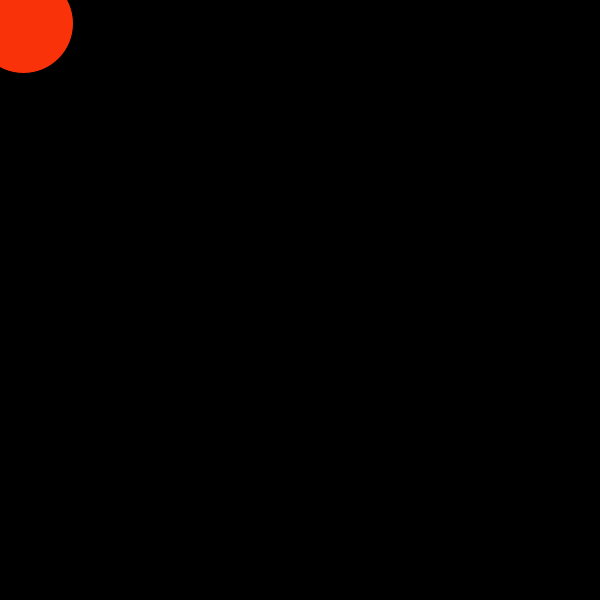
Frame 1 (no input)
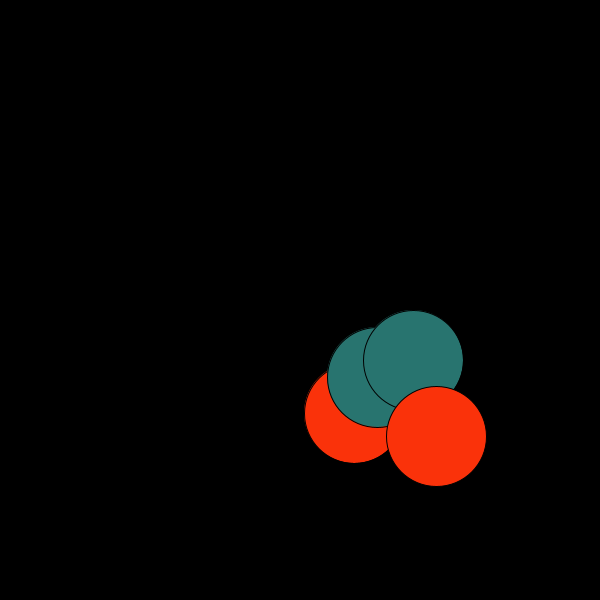
Frame 60 (the mouse pressed at the canvas centre just before this capture)
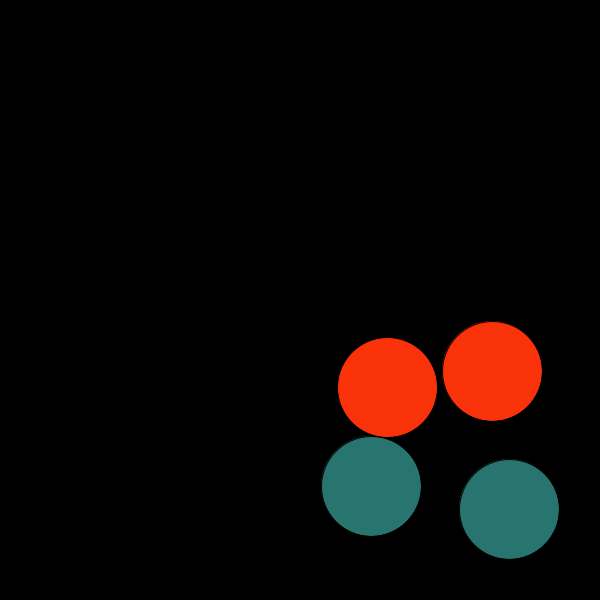
Frame 120 (the mouse held since frame 60 and released just before this capture)

The Processing sketch that drew these frames (run headless with seeded random() and noise(); from frame 60 on, the mouse is pressed at the canvas centre):

// Processing sketch: processing_168959
// ── processing_168959.pde

float speedX = 3.0;
float speedY = 3.5;


float PosX;
float PosY;


void setup() {
  size(600, 600);
  frameRate(40);
  background(0);
}
void draw() {
  background(0);
  
  ellipse(PosX,PosY, 100, 100);
  fill(40,116,111);
  PosX = PosX + speedX;
  if (PosX > width) {
   speedX = -speedX;
  }
  if (PosX < 0) {
    speedX = -speedX;
  }
    ellipse(PosX+20,PosX+20, 100, 100);
    fill(40,116,111);
  PosX = PosX + speedX;
  if (PosX > width) {
   speedX = -speedX;
  }
  if (PosX < 0) {
    speedX = -speedX;
  }
  

  ellipse(PosY,PosX, 100, 100);
    fill(250,50,10);
  PosY = PosY + speedY;
  if (PosY > width) {
   speedY = -speedY;
  }
  if (PosY < 0) {
    speedY = -speedY;
  }
 ellipse(PosY+20,PosY+20, 100, 100);
  PosY = PosY + speedY;
  if (PosY > width) {
   speedY = -speedY;
  }
  if (PosY < 0) {
    speedY = -speedY;
  }

   
}
